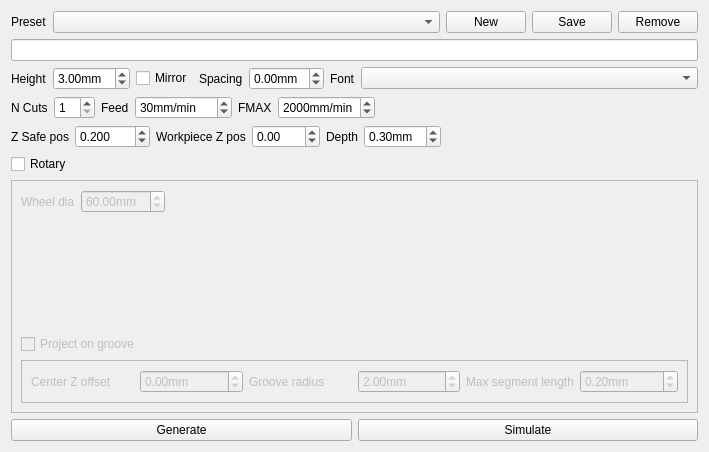
<?xml version="1.0" encoding="UTF-8"?>
<ui version="4.0">
 <class>Heidenhersh</class>
 <widget class="QWidget" name="Heidenhersh">
  <property name="geometry">
   <rect>
    <x>0</x>
    <y>0</y>
    <width>709</width>
    <height>452</height>
   </rect>
  </property>
  <property name="windowTitle">
   <string>Form</string>
  </property>
  <layout class="QVBoxLayout" name="verticalLayout_3">
   <item>
    <layout class="QHBoxLayout" name="hlPreset">
     <item>
      <widget class="QLabel" name="label_4">
       <property name="text">
        <string>Preset</string>
       </property>
      </widget>
     </item>
     <item>
      <widget class="QComboBox" name="cmbPreset">
       <property name="sizePolicy">
        <sizepolicy hsizetype="Expanding" vsizetype="Minimum">
         <horstretch>0</horstretch>
         <verstretch>0</verstretch>
        </sizepolicy>
       </property>
      </widget>
     </item>
     <item>
      <widget class="QPushButton" name="buttNewPreset">
       <property name="text">
        <string>New</string>
       </property>
      </widget>
     </item>
     <item>
      <widget class="QPushButton" name="buttSavePreset">
       <property name="text">
        <string>Save</string>
       </property>
      </widget>
     </item>
     <item>
      <widget class="QPushButton" name="buttRemovePreset">
       <property name="text">
        <string>Remove</string>
       </property>
      </widget>
     </item>
    </layout>
   </item>
   <item>
    <widget class="QLineEdit" name="txtInput"/>
   </item>
   <item>
    <layout class="QHBoxLayout" name="hlText">
     <item>
      <layout class="QHBoxLayout" name="hlHeight">
       <item>
        <widget class="QLabel" name="label_2">
         <property name="text">
          <string>Height</string>
         </property>
        </widget>
       </item>
       <item>
        <widget class="QDoubleSpinBox" name="dspnTextHeight">
         <property name="suffix">
          <string>mm</string>
         </property>
         <property name="minimum">
          <double>0.500000000000000</double>
         </property>
         <property name="maximum">
          <double>30.000000000000000</double>
         </property>
         <property name="singleStep">
          <double>0.500000000000000</double>
         </property>
         <property name="value">
          <double>3.000000000000000</double>
         </property>
        </widget>
       </item>
      </layout>
     </item>
     <item>
      <widget class="QCheckBox" name="chkMirror">
       <property name="text">
        <string>Mirror</string>
       </property>
      </widget>
     </item>
     <item>
      <layout class="QHBoxLayout" name="hlSpacing">
       <item>
        <widget class="QLabel" name="label_6">
         <property name="text">
          <string>Spacing</string>
         </property>
        </widget>
       </item>
       <item>
        <widget class="QDoubleSpinBox" name="dspnSpacing">
         <property name="suffix">
          <string>mm</string>
         </property>
         <property name="minimum">
          <double>-1.000000000000000</double>
         </property>
         <property name="maximum">
          <double>1.000000000000000</double>
         </property>
         <property name="singleStep">
          <double>0.100000000000000</double>
         </property>
        </widget>
       </item>
      </layout>
     </item>
     <item>
      <layout class="QHBoxLayout" name="horizontalLayout">
       <item>
        <widget class="QLabel" name="label_7">
         <property name="text">
          <string>Font</string>
         </property>
        </widget>
       </item>
       <item>
        <widget class="QComboBox" name="cmbFont">
         <property name="sizePolicy">
          <sizepolicy hsizetype="Expanding" vsizetype="Fixed">
           <horstretch>0</horstretch>
           <verstretch>0</verstretch>
          </sizepolicy>
         </property>
        </widget>
       </item>
      </layout>
     </item>
    </layout>
   </item>
   <item>
    <layout class="QHBoxLayout" name="hlCutting">
     <item>
      <layout class="QHBoxLayout" name="hlNCuts">
       <item>
        <widget class="QLabel" name="label">
         <property name="text">
          <string>N Cuts</string>
         </property>
        </widget>
       </item>
       <item>
        <widget class="QSpinBox" name="spnNCuts">
         <property name="minimum">
          <number>1</number>
         </property>
         <property name="maximum">
          <number>10</number>
         </property>
        </widget>
       </item>
      </layout>
     </item>
     <item>
      <layout class="QHBoxLayout" name="hlFeed">
       <item>
        <widget class="QLabel" name="label_3">
         <property name="text">
          <string>Feed</string>
         </property>
        </widget>
       </item>
       <item>
        <widget class="QSpinBox" name="spnFeed">
         <property name="suffix">
          <string>mm/min</string>
         </property>
         <property name="minimum">
          <number>1</number>
         </property>
         <property name="maximum">
          <number>6000</number>
         </property>
         <property name="singleStep">
          <number>10</number>
         </property>
         <property name="value">
          <number>30</number>
         </property>
        </widget>
       </item>
      </layout>
     </item>
     <item>
      <layout class="QHBoxLayout" name="horizontalLayout_2">
       <item>
        <widget class="QLabel" name="label_13">
         <property name="text">
          <string>FMAX</string>
         </property>
        </widget>
       </item>
       <item>
        <widget class="QSpinBox" name="spnFmax">
         <property name="suffix">
          <string>mm/min</string>
         </property>
         <property name="minimum">
          <number>1</number>
         </property>
         <property name="maximum">
          <number>6000</number>
         </property>
         <property name="singleStep">
          <number>1000</number>
         </property>
         <property name="value">
          <number>2000</number>
         </property>
        </widget>
       </item>
      </layout>
     </item>
     <item>
      <spacer name="horizontalSpacer_2">
       <property name="orientation">
        <enum>Qt::Horizontal</enum>
       </property>
       <property name="sizeHint" stdset="0">
        <size>
         <width>40</width>
         <height>20</height>
        </size>
       </property>
      </spacer>
     </item>
    </layout>
   </item>
   <item>
    <layout class="QHBoxLayout" name="hlZParams">
     <item>
      <layout class="QHBoxLayout" name="hlZSafePos">
       <item>
        <widget class="QLabel" name="label_8">
         <property name="text">
          <string>Z Safe pos</string>
         </property>
        </widget>
       </item>
       <item>
        <widget class="QDoubleSpinBox" name="dspnZSafePos">
         <property name="decimals">
          <number>3</number>
         </property>
         <property name="minimum">
          <double>-300.000000000000000</double>
         </property>
         <property name="maximum">
          <double>300.000000000000000</double>
         </property>
         <property name="singleStep">
          <double>0.100000000000000</double>
         </property>
         <property name="value">
          <double>0.200000000000000</double>
         </property>
        </widget>
       </item>
      </layout>
     </item>
     <item>
      <layout class="QHBoxLayout" name="hlWorkZPos">
       <item>
        <widget class="QLabel" name="label_11">
         <property name="text">
          <string>Workpiece Z pos</string>
         </property>
        </widget>
       </item>
       <item>
        <widget class="QDoubleSpinBox" name="dspnWorkpZPos">
         <property name="minimum">
          <double>-300.000000000000000</double>
         </property>
         <property name="maximum">
          <double>300.000000000000000</double>
         </property>
         <property name="singleStep">
          <double>0.100000000000000</double>
         </property>
        </widget>
       </item>
      </layout>
     </item>
     <item>
      <layout class="QHBoxLayout" name="hlDepth">
       <item>
        <widget class="QLabel" name="label_12">
         <property name="text">
          <string>Depth</string>
         </property>
        </widget>
       </item>
       <item>
        <widget class="QDoubleSpinBox" name="dspnDepth">
         <property name="suffix">
          <string>mm</string>
         </property>
         <property name="minimum">
          <double>0.100000000000000</double>
         </property>
         <property name="maximum">
          <double>10.000000000000000</double>
         </property>
         <property name="value">
          <double>0.300000000000000</double>
         </property>
        </widget>
       </item>
      </layout>
     </item>
     <item>
      <spacer name="horizontalSpacer">
       <property name="orientation">
        <enum>Qt::Horizontal</enum>
       </property>
       <property name="sizeHint" stdset="0">
        <size>
         <width>40</width>
         <height>20</height>
        </size>
       </property>
      </spacer>
     </item>
    </layout>
   </item>
   <item>
    <widget class="QCheckBox" name="chkRotary">
     <property name="text">
      <string>Rotary</string>
     </property>
    </widget>
   </item>
   <item>
    <widget class="QFrame" name="frameRotary">
     <property name="enabled">
      <bool>false</bool>
     </property>
     <property name="frameShape">
      <enum>QFrame::StyledPanel</enum>
     </property>
     <property name="frameShadow">
      <enum>QFrame::Raised</enum>
     </property>
     <layout class="QVBoxLayout" name="verticalLayout_2">
      <item>
       <layout class="QHBoxLayout" name="hlWheelDia">
        <item>
         <widget class="QLabel" name="label_5">
          <property name="sizePolicy">
           <sizepolicy hsizetype="Preferred" vsizetype="Minimum">
            <horstretch>0</horstretch>
            <verstretch>0</verstretch>
           </sizepolicy>
          </property>
          <property name="text">
           <string>Wheel dia</string>
          </property>
         </widget>
        </item>
        <item>
         <widget class="QDoubleSpinBox" name="dspnWheelDia">
          <property name="suffix">
           <string>mm</string>
          </property>
          <property name="minimum">
           <double>1.000000000000000</double>
          </property>
          <property name="maximum">
           <double>160.000000000000000</double>
          </property>
          <property name="value">
           <double>60.000000000000000</double>
          </property>
         </widget>
        </item>
        <item>
         <spacer name="horizontalSpacer_3">
          <property name="orientation">
           <enum>Qt::Horizontal</enum>
          </property>
          <property name="sizeHint" stdset="0">
           <size>
            <width>40</width>
            <height>20</height>
           </size>
          </property>
         </spacer>
        </item>
       </layout>
      </item>
      <item>
       <spacer name="verticalSpacer">
        <property name="orientation">
         <enum>Qt::Vertical</enum>
        </property>
        <property name="sizeHint" stdset="0">
         <size>
          <width>20</width>
          <height>40</height>
         </size>
        </property>
       </spacer>
      </item>
      <item>
       <widget class="QCheckBox" name="chkGroove">
        <property name="text">
         <string>Project on groove</string>
        </property>
       </widget>
      </item>
      <item>
       <widget class="QFrame" name="frameGroove">
        <property name="frameShape">
         <enum>QFrame::StyledPanel</enum>
        </property>
        <property name="frameShadow">
         <enum>QFrame::Raised</enum>
        </property>
        <layout class="QVBoxLayout" name="verticalLayout">
         <item>
          <layout class="QHBoxLayout" name="hlGroove">
           <item>
            <layout class="QHBoxLayout" name="hlCenterZOffs">
             <item>
              <widget class="QLabel" name="lblGrooveCenterZOffs">
               <property name="text">
                <string>Center Z offset</string>
               </property>
              </widget>
             </item>
             <item>
              <widget class="QDoubleSpinBox" name="dspnGrooveZOffs">
               <property name="suffix">
                <string>mm</string>
               </property>
               <property name="minimum">
                <double>-300.000000000000000</double>
               </property>
               <property name="maximum">
                <double>300.000000000000000</double>
               </property>
              </widget>
             </item>
            </layout>
           </item>
           <item>
            <layout class="QHBoxLayout" name="hlGrooveRadius">
             <item>
              <widget class="QLabel" name="label_9">
               <property name="text">
                <string>Groove radius</string>
               </property>
              </widget>
             </item>
             <item>
              <widget class="QDoubleSpinBox" name="dspnGrooveRadius">
               <property name="suffix">
                <string>mm</string>
               </property>
               <property name="minimum">
                <double>1.000000000000000</double>
               </property>
               <property name="maximum">
                <double>20.000000000000000</double>
               </property>
               <property name="singleStep">
                <double>0.100000000000000</double>
               </property>
               <property name="value">
                <double>2.000000000000000</double>
               </property>
              </widget>
             </item>
            </layout>
           </item>
           <item>
            <layout class="QHBoxLayout" name="hlSegLen">
             <item>
              <widget class="QLabel" name="label_10">
               <property name="text">
                <string>Max segment length</string>
               </property>
              </widget>
             </item>
             <item>
              <widget class="QDoubleSpinBox" name="dspnGrooveSegLen">
               <property name="suffix">
                <string>mm</string>
               </property>
               <property name="minimum">
                <double>0.100000000000000</double>
               </property>
               <property name="maximum">
                <double>1.000000000000000</double>
               </property>
               <property name="singleStep">
                <double>0.100000000000000</double>
               </property>
               <property name="value">
                <double>0.200000000000000</double>
               </property>
              </widget>
             </item>
            </layout>
           </item>
          </layout>
         </item>
        </layout>
       </widget>
      </item>
     </layout>
    </widget>
   </item>
   <item>
    <layout class="QHBoxLayout" name="hlButtons">
     <item>
      <widget class="QPushButton" name="buttGenerate">
       <property name="text">
        <string>Generate</string>
       </property>
      </widget>
     </item>
     <item>
      <widget class="QPushButton" name="buttSimulate">
       <property name="text">
        <string>Simulate</string>
       </property>
      </widget>
     </item>
    </layout>
   </item>
  </layout>
  <zorder>txtInput</zorder>
  <zorder>frameRotary</zorder>
  <zorder>chkRotary</zorder>
 </widget>
 <tabstops>
  <tabstop>txtInput</tabstop>
  <tabstop>dspnTextHeight</tabstop>
  <tabstop>chkMirror</tabstop>
  <tabstop>dspnSpacing</tabstop>
  <tabstop>spnNCuts</tabstop>
  <tabstop>spnFeed</tabstop>
  <tabstop>dspnZSafePos</tabstop>
  <tabstop>dspnWorkpZPos</tabstop>
  <tabstop>dspnDepth</tabstop>
  <tabstop>chkRotary</tabstop>
  <tabstop>dspnWheelDia</tabstop>
  <tabstop>chkGroove</tabstop>
  <tabstop>dspnGrooveZOffs</tabstop>
  <tabstop>dspnGrooveRadius</tabstop>
  <tabstop>dspnGrooveSegLen</tabstop>
  <tabstop>buttGenerate</tabstop>
  <tabstop>buttSimulate</tabstop>
  <tabstop>cmbPreset</tabstop>
  <tabstop>buttNewPreset</tabstop>
  <tabstop>buttSavePreset</tabstop>
  <tabstop>buttRemovePreset</tabstop>
 </tabstops>
 <resources/>
 <connections/>
</ui>
